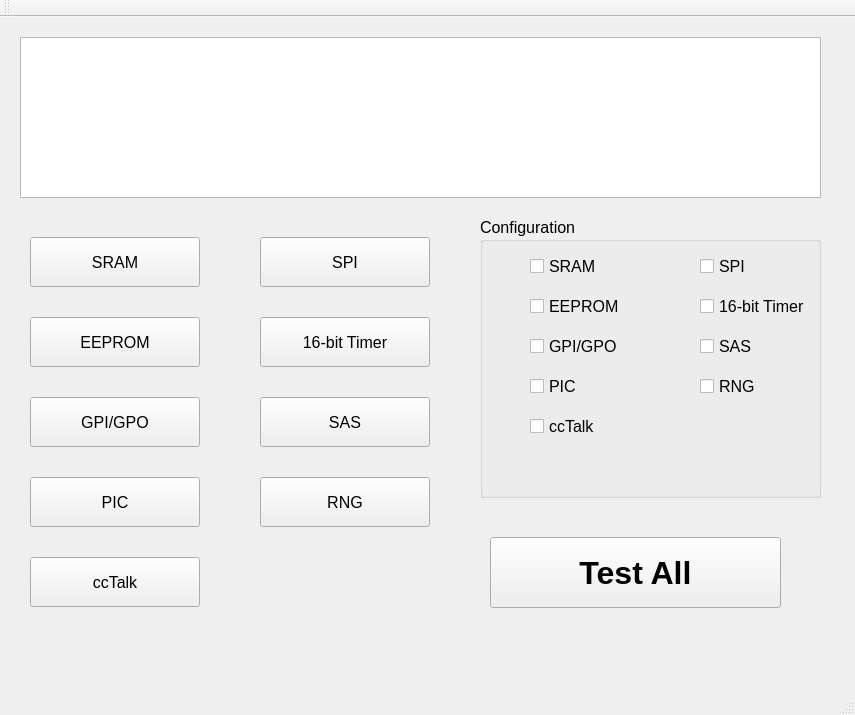
<?xml version="1.0" encoding="UTF-8"?>
<ui version="4.0">
 <class>MainWindow</class>
 <widget class="QMainWindow" name="MainWindow">
  <property name="geometry">
   <rect>
    <x>0</x>
    <y>0</y>
    <width>855</width>
    <height>715</height>
   </rect>
  </property>
  <property name="font">
   <font>
    <pointsize>12</pointsize>
   </font>
  </property>
  <property name="windowTitle">
   <string>Beta Test</string>
  </property>
  <widget class="QWidget" name="centralWidget">
   <widget class="QTextEdit" name="test_status">
    <property name="geometry">
     <rect>
      <x>20</x>
      <y>20</y>
      <width>801</width>
      <height>161</height>
     </rect>
    </property>
   </widget>
   <widget class="QPushButton" name="testSRAM">
    <property name="geometry">
     <rect>
      <x>30</x>
      <y>220</y>
      <width>170</width>
      <height>50</height>
     </rect>
    </property>
    <property name="font">
     <font>
      <pointsize>12</pointsize>
     </font>
    </property>
    <property name="text">
     <string>SRAM</string>
    </property>
   </widget>
   <widget class="QPushButton" name="testEEPROM">
    <property name="geometry">
     <rect>
      <x>30</x>
      <y>300</y>
      <width>170</width>
      <height>50</height>
     </rect>
    </property>
    <property name="font">
     <font>
      <pointsize>12</pointsize>
     </font>
    </property>
    <property name="text">
     <string>EEPROM</string>
    </property>
   </widget>
   <widget class="QPushButton" name="testGPI_GPO">
    <property name="geometry">
     <rect>
      <x>30</x>
      <y>380</y>
      <width>170</width>
      <height>50</height>
     </rect>
    </property>
    <property name="font">
     <font>
      <pointsize>12</pointsize>
     </font>
    </property>
    <property name="text">
     <string>GPI/GPO</string>
    </property>
   </widget>
   <widget class="QPushButton" name="testPIC">
    <property name="geometry">
     <rect>
      <x>30</x>
      <y>460</y>
      <width>170</width>
      <height>50</height>
     </rect>
    </property>
    <property name="text">
     <string>PIC</string>
    </property>
   </widget>
   <widget class="QPushButton" name="testCCTalk">
    <property name="geometry">
     <rect>
      <x>30</x>
      <y>540</y>
      <width>170</width>
      <height>50</height>
     </rect>
    </property>
    <property name="text">
     <string>ccTalk</string>
    </property>
   </widget>
   <widget class="QPushButton" name="testSPI">
    <property name="geometry">
     <rect>
      <x>260</x>
      <y>220</y>
      <width>170</width>
      <height>50</height>
     </rect>
    </property>
    <property name="font">
     <font>
      <pointsize>12</pointsize>
     </font>
    </property>
    <property name="text">
     <string>SPI</string>
    </property>
   </widget>
   <widget class="QPushButton" name="testTimer">
    <property name="geometry">
     <rect>
      <x>260</x>
      <y>300</y>
      <width>170</width>
      <height>50</height>
     </rect>
    </property>
    <property name="text">
     <string>16-bit Timer</string>
    </property>
   </widget>
   <widget class="QPushButton" name="testSAS">
    <property name="geometry">
     <rect>
      <x>260</x>
      <y>380</y>
      <width>170</width>
      <height>50</height>
     </rect>
    </property>
    <property name="text">
     <string>SAS</string>
    </property>
   </widget>
   <widget class="QPushButton" name="testRNG">
    <property name="geometry">
     <rect>
      <x>260</x>
      <y>460</y>
      <width>170</width>
      <height>50</height>
     </rect>
    </property>
    <property name="text">
     <string>RNG</string>
    </property>
   </widget>
   <widget class="QGroupBox" name="config_groupBox">
    <property name="geometry">
     <rect>
      <x>480</x>
      <y>200</y>
      <width>341</width>
      <height>281</height>
     </rect>
    </property>
    <property name="title">
     <string>Configuration</string>
    </property>
    <widget class="QCheckBox" name="sram_checkBox">
     <property name="geometry">
      <rect>
       <x>50</x>
       <y>40</y>
       <width>75</width>
       <height>18</height>
      </rect>
     </property>
     <property name="text">
      <string>SRAM</string>
     </property>
    </widget>
    <widget class="QCheckBox" name="eeprom_checkBox">
     <property name="geometry">
      <rect>
       <x>50</x>
       <y>80</y>
       <width>101</width>
       <height>18</height>
      </rect>
     </property>
     <property name="text">
      <string>EEPROM</string>
     </property>
    </widget>
    <widget class="QCheckBox" name="gpi_gpo_checkBox">
     <property name="geometry">
      <rect>
       <x>50</x>
       <y>120</y>
       <width>91</width>
       <height>18</height>
      </rect>
     </property>
     <property name="text">
      <string>GPI/GPO</string>
     </property>
    </widget>
    <widget class="QCheckBox" name="pic_checkBox">
     <property name="geometry">
      <rect>
       <x>50</x>
       <y>160</y>
       <width>75</width>
       <height>18</height>
      </rect>
     </property>
     <property name="text">
      <string>PIC</string>
     </property>
    </widget>
    <widget class="QCheckBox" name="ccTalk_checkBox">
     <property name="geometry">
      <rect>
       <x>50</x>
       <y>200</y>
       <width>75</width>
       <height>18</height>
      </rect>
     </property>
     <property name="text">
      <string>ccTalk</string>
     </property>
    </widget>
    <widget class="QCheckBox" name="spi_checkBox">
     <property name="geometry">
      <rect>
       <x>220</x>
       <y>40</y>
       <width>75</width>
       <height>18</height>
      </rect>
     </property>
     <property name="text">
      <string>SPI</string>
     </property>
    </widget>
    <widget class="QCheckBox" name="timer_checkBox">
     <property name="geometry">
      <rect>
       <x>220</x>
       <y>80</y>
       <width>121</width>
       <height>18</height>
      </rect>
     </property>
     <property name="text">
      <string>16-bit Timer</string>
     </property>
    </widget>
    <widget class="QCheckBox" name="sas_checkBox">
     <property name="geometry">
      <rect>
       <x>220</x>
       <y>120</y>
       <width>75</width>
       <height>18</height>
      </rect>
     </property>
     <property name="text">
      <string>SAS</string>
     </property>
    </widget>
    <widget class="QCheckBox" name="rng_checkBox">
     <property name="geometry">
      <rect>
       <x>220</x>
       <y>160</y>
       <width>75</width>
       <height>18</height>
      </rect>
     </property>
     <property name="text">
      <string>RNG</string>
     </property>
    </widget>
   </widget>
   <widget class="QPushButton" name="test_btn">
    <property name="geometry">
     <rect>
      <x>490</x>
      <y>520</y>
      <width>291</width>
      <height>71</height>
     </rect>
    </property>
    <property name="font">
     <font>
      <family>Segoe UI Symbol</family>
      <pointsize>24</pointsize>
      <weight>75</weight>
      <bold>true</bold>
     </font>
    </property>
    <property name="text">
     <string>Test All</string>
    </property>
   </widget>
  </widget>
  <widget class="QMenuBar" name="menuBar">
   <property name="geometry">
    <rect>
     <x>0</x>
     <y>0</y>
     <width>855</width>
     <height>25</height>
    </rect>
   </property>
  </widget>
  <widget class="QToolBar" name="mainToolBar">
   <attribute name="toolBarArea">
    <enum>TopToolBarArea</enum>
   </attribute>
   <attribute name="toolBarBreak">
    <bool>false</bool>
   </attribute>
  </widget>
  <widget class="QStatusBar" name="statusBar"/>
 </widget>
 <layoutdefault spacing="6" margin="11"/>
 <resources/>
 <connections/>
</ui>
